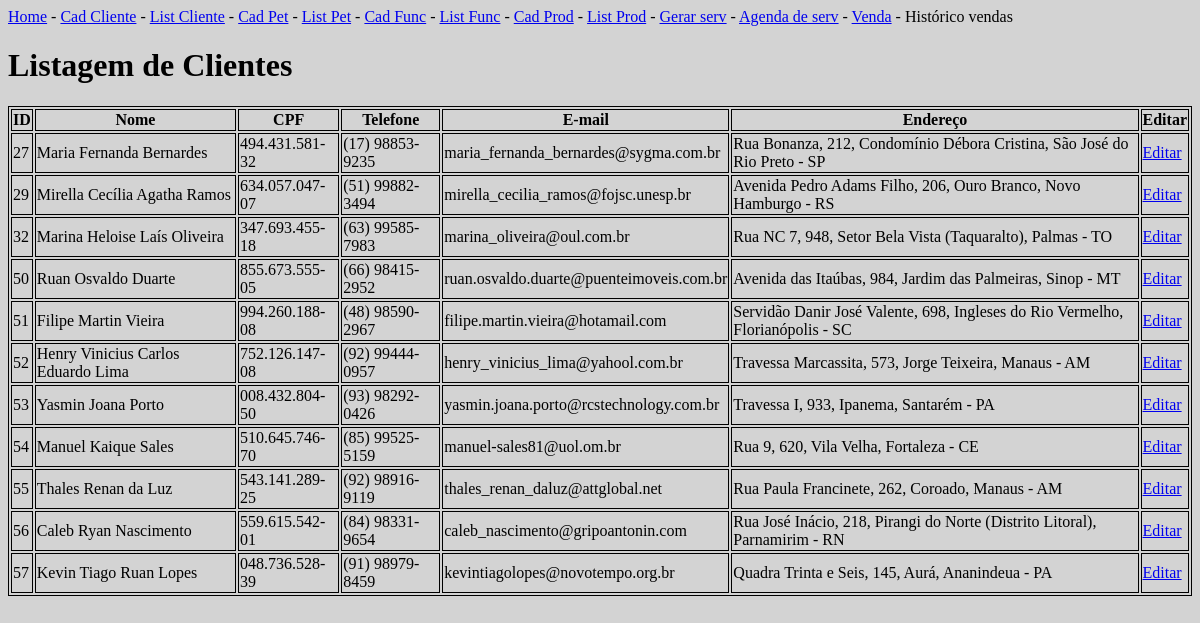
The app's page /listarClientes/, older data.
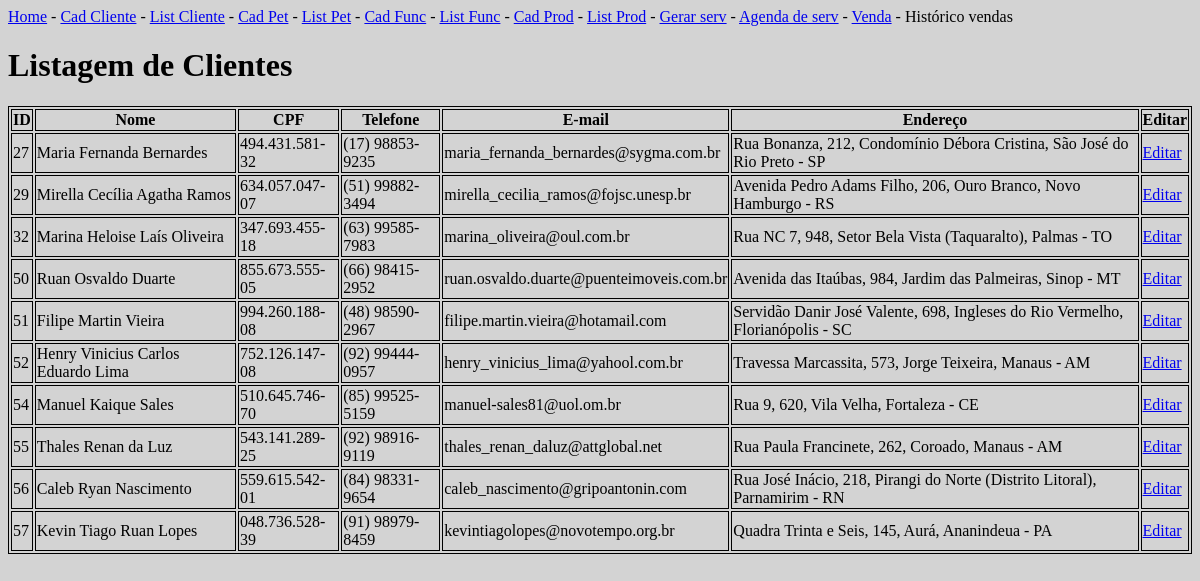
The same page, newer data.
### appPetPlanet/models.py (models this page shows)
class Cliente(models.Model):
    id_cliente = models.AutoField(primary_key=True)
    cpf = models.TextField()
    nome = models.TextField()
    email = models.TextField()
    telefone = models.TextField()
    endereco = models.TextField()

### appPetPlanet/views.py (the view)
# urls.py: path('listarClientes/', views.listarClientes, name='listarClientes'),
def listarClientes(request):
    clientes = {
        'clientes': Cliente.objects.all()
    }
    return render(request, 'cliente/listarClientes.html', clientes)

### appPetPlanet/templates/cliente/listarClientes.html
{% extends 'navBar.html' %}
{% block conteudo %}
<div class="container">
    <h1>Listagem de Clientes</h1>
    <table class="table table-bordered table-striped">
        <tr>
            <th>ID</th>
            <th>Nome</th>
            <th>CPF</th>
            <th>Telefone</th>
            <th>E-mail</th>
            <th>Endereço</th>
            <th>Editar</th>
        </tr>
        {% for cliente in clientes %}
        <tr>
            <td>{{cliente.id_cliente}}</td>
            <td>{{cliente.nome}}</td>
            <td>{{cliente.cpf}}</td>
            <td>{{cliente.telefone}}</td>
            <td>{{cliente.email}}</td>
            <td>{{cliente.endereco}}</td>
            <td><a href="{% url 'infoCliente' %}{{cliente.id_cliente}}">Editar</a></td>
        </tr>
        {% endfor %}
    </table>
</div>
{% endblock %}

Row changes from the older to the newer data that the page shows:
removed Cliente: id_cliente "53", nome "Yasmin Joana Porto", cpf "008.432.804-50", telefone "(93) 98292-0426", email "yasmin.joana.porto@rcstechnology.com.br", endereco "Travessa I, 933, Ipanema, Santarém - PA"
